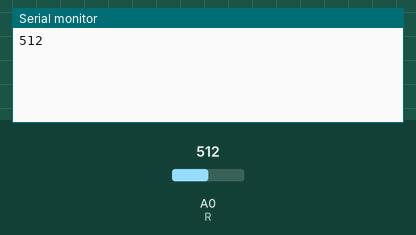
Recording of a sketch running on a simulated Arduino Uno, built with avr-gcc and run on an emulated ATmega328P. On the bench: the last lines printed to the serial monitor. Inputs (shaded band) come from the test bench; at power-on: A0 (R) = 512.

Above: at 1.8 s.
1.9 s: A0 (R) set to 716
At 2.8 s:
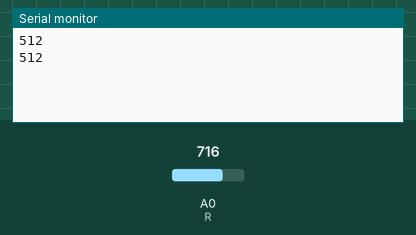
3.4 s: A0 (R) set to 900
At 4.8 s:
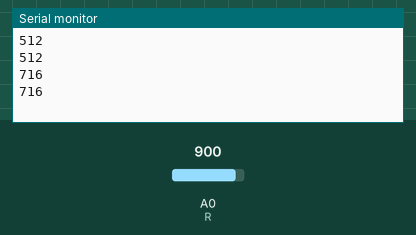
Timing chart, 0 to 6.4 s (numbered marks = the images above; inputs shaded):
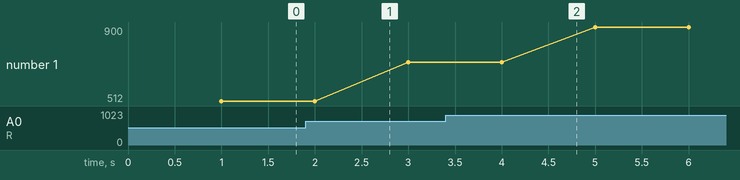

The sketch:

FR.ino
```cpp
const int R = A0;

void setup() {
Serial.begin(9600);
pinMode(R, INPUT);
}

void loop() {
int FRS = analogRead(R);
delay(1000);
Serial.println(FRS);
}
```

Measured:
- plotted number 1: 512 → 716 after the input at 1.9 s, 716 → 900 after the input at 3.4 s
